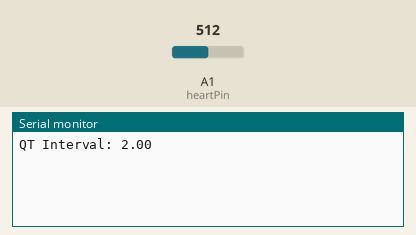
Simulated run of this sketch. Board: Arduino Uno, built with avr-gcc and run on an emulated ATmega328P. On the bench: the last lines printed to the serial monitor. The test bench sets the inputs (shaded band); at power-on: A1 (heartPin) = 512.

Above: at 1.2 s.
1.3 s: A1 (heartPin) set to 490
At 2.6 s:
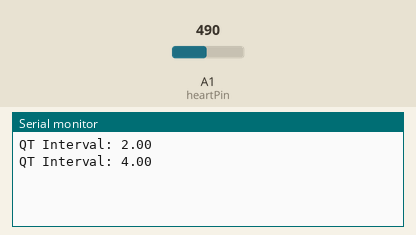
2.8 s: A1 (heartPin) set to 1010
At 4.3 s:
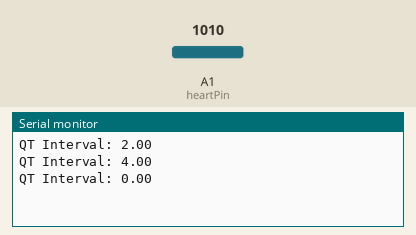
Timing chart, 0 to 5.8 s (numbered marks = the images above; inputs shaded):
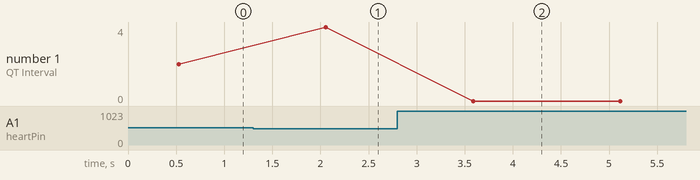

The sketch:

qt_interval.ino
```cpp
const int heartPin = A1;
int ecgSignal[250];  // Array to store ECG signal samples
int length = 250;
// Function declarations
void detectQRS(int* signal, int length, int& qrsOnsetIndex, int& qrsEndIndex, int& tEndIndex);
int detectRPeak(int* signal, int length);
int findQRSOnset(int* signal, int rPeakIndex);
int findQRSEnd(int* signal, int rPeakIndex);
int findTEnd(int* signal, int qrsEndIndex);

float samplingPeriod = 2;

void setup() {
  Serial.begin(115200);
}

void loop() {
  // Read ECG signal from the sensor and store in the array
  for (int i = 0; i < 250; i++) {
    ecgSignal[i] = analogRead(heartPin);
    delay(2);  // Adjust this delay based on your sampling rate
  }

  // Apply Pan-Tompkins algorithm on the stored ECG signal
  int qrsOnsetIndex, qrsEndIndex, tEndIndex;
  detectQRS(ecgSignal, 250, qrsOnsetIndex, qrsEndIndex, tEndIndex);

  // Calculate the QT interval as the time duration between QRS onset and T-end
  float qtInterval = (tEndIndex - qrsOnsetIndex) * samplingPeriod;  // Multiply by sampling period to get the actual time duration

  // Example: Print the QT interval
  Serial.print("QT Interval: ");
  Serial.println(qtInterval);

  delay(1000);  // Delay between iterations
}

void detectQRS(int* signal, int length, int& qrsOnsetIndex, int& qrsEndIndex, int& tEndIndex) {
  // Pan-Tompkins algorithm implementation for QRS complex detection
  // ...

  // Find QRS-onset, QRS-complex, and T-end using detected R-peaks
  // Example: Assuming rPeakIndex is the detected R-peak index
  int rPeakIndex = detectRPeak(signal, length);

  // Find QRS-onset as the point where the signal rises above a threshold before the R-peak
  qrsOnsetIndex = findQRSOnset(signal, rPeakIndex);

  // Find QRS-end as the point where the signal falls below a threshold after the R-peak
  qrsEndIndex = findQRSEnd(signal, rPeakIndex);

  // Find T-end as the point where the signal returns to the baseline after the QRS complex
  tEndIndex = findTEnd(signal, qrsEndIndex);
}

int detectRPeak(int* signal, int length) {
  const int windowSize = 20;  // Window size for searching local maxima
  int rPeakIndex = 0;
  int maxPeakValue = signal[0];

  // Iterate through the signal to find the highest peak
  for (int i = 1; i < length; i++) {
    if (signal[i] > maxPeakValue) {
      maxPeakValue = signal[i];
      rPeakIndex = i;
    }
  }

  // Refine the R-peak index by searching for a local maxima within a window
  int start = rPeakIndex - windowSize / 2;
  int end = rPeakIndex + windowSize / 2;

  // Ensure the search window is within the signal boundaries
  if (start < 0)
    start = 0;
  if (end >= length)
    end = length - 1;

  // Find the local maxima within the search window
  for (int i = start; i <= end; i++) {
    if (signal[i] > signal[rPeakIndex]) {
      rPeakIndex = i;
    }
  }

  return rPeakIndex;
}

int findQRSOnset(int* signal, int rPeakIndex) {
  const int searchRange = 30;  // Number of samples to search before the R-peak
  const int threshold = 1000;  // Threshold value for QRS onset detection

  int qrsOnsetIndex = rPeakIndex;

  // Search backward from the R-peak index to find the QRS onset
    for (int i = rPeakIndex - 1; i >= 0 && i >= rPeakIndex - searchRange; i--) {
    if (signal[i] < threshold) {
      qrsOnsetIndex = i;
      break;
    }
  }

  return qrsOnsetIndex;
}

int findQRSEnd(int* signal, int rPeakIndex) {
  const int searchRange = 30;  // Number of samples to search after the R-peak
  const int threshold = 1000;  // Threshold value for QRS end detection

  int qrsEndIndex = rPeakIndex;

  // Search forward from the R-peak index to find the QRS end
  for (int i = rPeakIndex + 1; i < length && i <= rPeakIndex + searchRange; i++) {
    if (signal[i] < threshold) {
      qrsEndIndex = i;
      break;
    }
  }

  return qrsEndIndex;
}


int findTEnd(int* signal, int qrsEndIndex) {
  const int searchRange = 50;  // Number of samples to search after the QRS end
  const int threshold = 500;   // Threshold value for T-end detection

  int tEndIndex = qrsEndIndex;

  // Search forward from the QRS end index to find the T-end
  for (int i = qrsEndIndex + 1; i < length && i <= qrsEndIndex + searchRange; i++) {
    if (signal[i] < threshold) {
      tEndIndex = i;
      break;
    }
  }

  return tEndIndex;
}
```

Measured:
- after the input at 1.3 s, the serial monitor: prints a new line after 0.76 s (image 1)
- after the input at 2.8 s, the serial monitor: prints a new line after 0.79 s (image 2)
- plotted number 1: 2 → 4 after the input at 1.3 s, 4 → 0 after the input at 2.8 s
